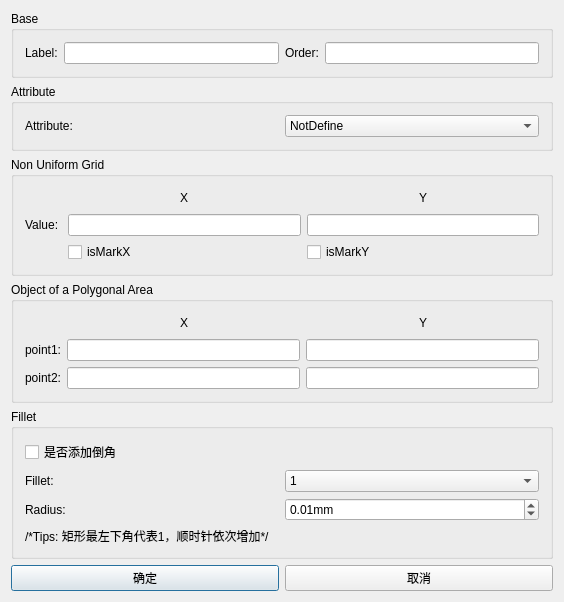
<?xml version="1.0" encoding="UTF-8"?>
<ui version="4.0">
 <class>Dialog</class>
 <widget class="QDialog" name="Dialog">
  <property name="geometry">
   <rect>
    <x>0</x>
    <y>0</y>
    <width>564</width>
    <height>582</height>
   </rect>
  </property>
  <property name="windowTitle">
   <string>Dialog</string>
  </property>
  <layout class="QGridLayout" name="gridLayout_5">
   <item row="0" column="0" colspan="2">
    <widget class="QGroupBox" name="groupBox">
     <property name="title">
      <string>Base</string>
     </property>
     <layout class="QHBoxLayout" name="horizontalLayout">
      <item>
       <widget class="QLabel" name="label">
        <property name="text">
         <string>Label:</string>
        </property>
       </widget>
      </item>
      <item>
       <widget class="QLineEdit" name="le_name"/>
      </item>
      <item>
       <widget class="QLabel" name="label_2">
        <property name="text">
         <string>Order:</string>
        </property>
       </widget>
      </item>
      <item>
       <widget class="QLineEdit" name="le_order"/>
      </item>
     </layout>
    </widget>
   </item>
   <item row="1" column="0" colspan="2">
    <widget class="QGroupBox" name="groupBox_2">
     <property name="title">
      <string>Attribute</string>
     </property>
     <layout class="QGridLayout" name="gridLayout_4">
      <item row="0" column="0">
       <widget class="QLabel" name="label_3">
        <property name="text">
         <string>Attribute:</string>
        </property>
       </widget>
      </item>
      <item row="0" column="1">
       <widget class="QComboBox" name="cb_attribute">
        <item>
         <property name="text">
          <string>NotDefine</string>
         </property>
        </item>
        <item>
         <property name="text">
          <string>Conductor</string>
         </property>
        </item>
        <item>
         <property name="text">
          <string>Custom</string>
         </property>
        </item>
        <item>
         <property name="text">
          <string>Void</string>
         </property>
        </item>
       </widget>
      </item>
      <item row="1" column="0" colspan="2">
       <layout class="QHBoxLayout" name="Layout_custom"/>
      </item>
     </layout>
    </widget>
   </item>
   <item row="2" column="0" colspan="2">
    <widget class="QGroupBox" name="groupBox_3">
     <property name="title">
      <string>Non Uniform Grid</string>
     </property>
     <layout class="QGridLayout" name="gridLayout">
      <item row="0" column="4">
       <spacer name="horizontalSpacer_3">
        <property name="orientation">
         <enum>Qt::Horizontal</enum>
        </property>
        <property name="sizeHint" stdset="0">
         <size>
          <width>40</width>
          <height>20</height>
         </size>
        </property>
       </spacer>
      </item>
      <item row="1" column="1" colspan="3">
       <widget class="QLineEdit" name="le_markx"/>
      </item>
      <item row="1" column="4" colspan="3">
       <widget class="QLineEdit" name="le_marky"/>
      </item>
      <item row="0" column="2">
       <widget class="QLabel" name="label_x">
        <property name="text">
         <string>X</string>
        </property>
       </widget>
      </item>
      <item row="0" column="3">
       <spacer name="horizontalSpacer">
        <property name="orientation">
         <enum>Qt::Horizontal</enum>
        </property>
        <property name="sizeHint" stdset="0">
         <size>
          <width>40</width>
          <height>20</height>
         </size>
        </property>
       </spacer>
      </item>
      <item row="0" column="5">
       <widget class="QLabel" name="label_y">
        <property name="text">
         <string>Y</string>
        </property>
       </widget>
      </item>
      <item row="2" column="4" colspan="3">
       <widget class="QCheckBox" name="checkBox_isMarkY">
        <property name="text">
         <string>isMarkY</string>
        </property>
       </widget>
      </item>
      <item row="0" column="6">
       <spacer name="horizontalSpacer_4">
        <property name="orientation">
         <enum>Qt::Horizontal</enum>
        </property>
        <property name="sizeHint" stdset="0">
         <size>
          <width>40</width>
          <height>20</height>
         </size>
        </property>
       </spacer>
      </item>
      <item row="1" column="0">
       <widget class="QLabel" name="label_4">
        <property name="text">
         <string>Value: </string>
        </property>
       </widget>
      </item>
      <item row="0" column="1">
       <spacer name="horizontalSpacer_2">
        <property name="orientation">
         <enum>Qt::Horizontal</enum>
        </property>
        <property name="sizeHint" stdset="0">
         <size>
          <width>40</width>
          <height>20</height>
         </size>
        </property>
       </spacer>
      </item>
      <item row="2" column="1" colspan="3">
       <widget class="QCheckBox" name="checkBox_isMarkX">
        <property name="text">
         <string>isMarkX</string>
        </property>
       </widget>
      </item>
     </layout>
    </widget>
   </item>
   <item row="3" column="0" colspan="2">
    <widget class="QGroupBox" name="groupBox_5">
     <property name="sizePolicy">
      <sizepolicy hsizetype="Fixed" vsizetype="Fixed">
       <horstretch>0</horstretch>
       <verstretch>0</verstretch>
      </sizepolicy>
     </property>
     <property name="minimumSize">
      <size>
       <width>0</width>
       <height>0</height>
      </size>
     </property>
     <property name="maximumSize">
      <size>
       <width>9999</width>
       <height>9999</height>
      </size>
     </property>
     <property name="title">
      <string>Object of a Polygonal Area</string>
     </property>
     <layout class="QHBoxLayout" name="horizontalLayout_3">
      <item>
       <layout class="QGridLayout" name="gridLayout_3" rowstretch="1,0,0">
        <item row="1" column="1" colspan="3">
         <widget class="QLineEdit" name="le_point1_x"/>
        </item>
        <item row="1" column="4" colspan="3">
         <widget class="QLineEdit" name="le_point1_y"/>
        </item>
        <item row="2" column="4" colspan="3">
         <widget class="QLineEdit" name="le_point2_y"/>
        </item>
        <item row="2" column="1" colspan="3">
         <widget class="QLineEdit" name="le_point2_x"/>
        </item>
        <item row="0" column="2">
         <widget class="QLabel" name="label_9">
          <property name="text">
           <string>X</string>
          </property>
         </widget>
        </item>
        <item row="0" column="5">
         <widget class="QLabel" name="label_10">
          <property name="text">
           <string>Y</string>
          </property>
         </widget>
        </item>
        <item row="2" column="0">
         <widget class="QLabel" name="label_8">
          <property name="text">
           <string>point2:</string>
          </property>
         </widget>
        </item>
        <item row="0" column="6">
         <spacer name="horizontalSpacer_7">
          <property name="orientation">
           <enum>Qt::Horizontal</enum>
          </property>
          <property name="sizeHint" stdset="0">
           <size>
            <width>40</width>
            <height>20</height>
           </size>
          </property>
         </spacer>
        </item>
        <item row="0" column="1">
         <spacer name="horizontalSpacer_8">
          <property name="orientation">
           <enum>Qt::Horizontal</enum>
          </property>
          <property name="sizeHint" stdset="0">
           <size>
            <width>40</width>
            <height>20</height>
           </size>
          </property>
         </spacer>
        </item>
        <item row="0" column="4">
         <spacer name="horizontalSpacer_6">
          <property name="orientation">
           <enum>Qt::Horizontal</enum>
          </property>
          <property name="sizeHint" stdset="0">
           <size>
            <width>40</width>
            <height>20</height>
           </size>
          </property>
         </spacer>
        </item>
        <item row="0" column="3">
         <spacer name="horizontalSpacer_5">
          <property name="orientation">
           <enum>Qt::Horizontal</enum>
          </property>
          <property name="sizeHint" stdset="0">
           <size>
            <width>40</width>
            <height>20</height>
           </size>
          </property>
         </spacer>
        </item>
        <item row="1" column="0">
         <widget class="QLabel" name="label_5">
          <property name="text">
           <string>point1:</string>
          </property>
         </widget>
        </item>
       </layout>
      </item>
     </layout>
    </widget>
   </item>
   <item row="4" column="0" colspan="2">
    <widget class="QGroupBox" name="groupBox_4">
     <property name="title">
      <string>Fillet</string>
     </property>
     <layout class="QVBoxLayout" name="verticalLayout">
      <item>
       <layout class="QGridLayout" name="gridLayout_2">
        <item row="2" column="1">
         <widget class="QDoubleSpinBox" name="dsp_radius">
          <property name="suffix">
           <string>mm</string>
          </property>
          <property name="minimum">
           <double>0.000000000000000</double>
          </property>
          <property name="maximum">
           <double>99999.000000000000000</double>
          </property>
          <property name="value">
           <double>0.010000000000000</double>
          </property>
         </widget>
        </item>
        <item row="1" column="1">
         <widget class="QComboBox" name="cb_fillet_num">
          <item>
           <property name="text">
            <string>1</string>
           </property>
          </item>
          <item>
           <property name="text">
            <string>2</string>
           </property>
          </item>
          <item>
           <property name="text">
            <string>3</string>
           </property>
          </item>
          <item>
           <property name="text">
            <string>4</string>
           </property>
          </item>
         </widget>
        </item>
        <item row="3" column="0" colspan="2">
         <widget class="QLabel" name="label_11">
          <property name="text">
           <string>/*Tips: 矩形最左下角代表1，顺时针依次增加*/</string>
          </property>
         </widget>
        </item>
        <item row="1" column="0">
         <widget class="QLabel" name="label_6">
          <property name="text">
           <string>Fillet:</string>
          </property>
         </widget>
        </item>
        <item row="2" column="0">
         <widget class="QLabel" name="label_7">
          <property name="text">
           <string>Radius:</string>
          </property>
         </widget>
        </item>
        <item row="0" column="0">
         <widget class="QCheckBox" name="isFillet">
          <property name="text">
           <string>是否添加倒角</string>
          </property>
         </widget>
        </item>
       </layout>
      </item>
     </layout>
    </widget>
   </item>
   <item row="5" column="0">
    <widget class="QPushButton" name="pb_ok">
     <property name="text">
      <string>确定</string>
     </property>
    </widget>
   </item>
   <item row="5" column="1">
    <widget class="QPushButton" name="pb_cancel">
     <property name="text">
      <string>取消</string>
     </property>
    </widget>
   </item>
  </layout>
 </widget>
 <layoutdefault spacing="6" margin="11"/>
 <resources/>
 <connections/>
</ui>
